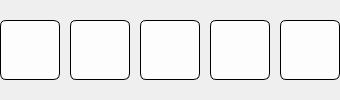
             <widget class="QFrame" name="frame_run_5">
              <property name="enabled">
               <bool>false</bool>
              </property>
              <property name="lineWidth">
               <number>0</number>
              </property>
              <layout class="QGridLayout" name="gridLayout_3">
               <property name="leftMargin">
                <number>0</number>
               </property>
               <property name="topMargin">
                <number>0</number>
               </property>
               <property name="rightMargin">
                <number>0</number>
               </property>
               <property name="bottomMargin">
                <number>0</number>
               </property>
               <property name="spacing">
                <number>10</number>
               </property>
               <item row="0" column="2">
                <widget class="QPushButton" name="pushButton_5_3">
                 <property name="minimumSize">
                  <size>
                   <width>60</width>
                   <height>60</height>
                  </size>
                 </property>
                 <property name="maximumSize">
                  <size>
                   <width>60</width>
                   <height>60</height>
                  </size>
                 </property>
                 <property name="focusPolicy">
                  <enum>Qt::ClickFocus</enum>
                 </property>
                 <property name="styleSheet">
                  <string notr="true">QPushButton
{
background-color: #fdfdfd;
color: black;
border: 1px solid black;
border-radius: 6px;
font-size: 26pt;
}

QPushButton:focus
{
 background-color: white;
border: 2px solid black;
}</string>
                 </property>
                 <property name="text">
                  <string/>
                 </property>
                </widget>
               </item>
               <item row="0" column="3">
                <widget class="QPushButton" name="pushButton_5_4">
                 <property name="minimumSize">
                  <size>
                   <width>60</width>
                   <height>60</height>
                  </size>
                 </property>
                 <property name="maximumSize">
                  <size>
                   <width>60</width>
                   <height>60</height>
                  </size>
                 </property>
                 <property name="focusPolicy">
                  <enum>Qt::ClickFocus</enum>
                 </property>
                 <property name="styleSheet">
                  <string notr="true">QPushButton
{
background-color: #fdfdfd;
color: black;
border: 1px solid black;
border-radius: 6px;
font-size: 26pt;
}

QPushButton:focus
{
 background-color: white;
border: 2px solid black;
}</string>
                 </property>
                 <property name="text">
                  <string/>
                 </property>
                </widget>
               </item>
               <item row="0" column="0">
                <widget class="QPushButton" name="pushButton_5_1">
                 <property name="minimumSize">
                  <size>
                   <width>60</width>
                   <height>60</height>
                  </size>
                 </property>
                 <property name="maximumSize">
                  <size>
                   <width>60</width>
                   <height>60</height>
                  </size>
                 </property>
                 <property name="focusPolicy">
                  <enum>Qt::ClickFocus</enum>
                 </property>
                 <property name="styleSheet">
                  <string notr="true">QPushButton
{
background-color: #fdfdfd;
color: black;
border: 1px solid black;
border-radius: 6px;
font-size: 26pt;
}

QPushButton:focus
{
 background-color: white;
border: 2px solid black;
}</string>
                 </property>
                 <property name="text">
                  <string/>
                 </property>
                </widget>
               </item>
               <item row="0" column="4">
                <widget class="QPushButton" name="pushButton_5_5">
                 <property name="minimumSize">
                  <size>
                   <width>60</width>
                   <height>60</height>
                  </size>
                 </property>
                 <property name="maximumSize">
                  <size>
                   <width>60</width>
                   <height>60</height>
                  </size>
                 </property>
                 <property name="focusPolicy">
                  <enum>Qt::ClickFocus</enum>
                 </property>
                 <property name="styleSheet">
                  <string notr="true">QPushButton
{
background-color: #fdfdfd;
color: black;
border: 1px solid black;
border-radius: 6px;
font-size: 26pt;
}

QPushButton:focus
{
 background-color: white;
border: 2px solid black;
}</string>
                 </property>
                 <property name="text">
                  <string/>
                 </property>
                </widget>
               </item>
               <item row="0" column="1">
                <widget class="QPushButton" name="pushButton_5_2">
                 <property name="minimumSize">
                  <size>
                   <width>60</width>
                   <height>60</height>
                  </size>
                 </property>
                 <property name="maximumSize">
                  <size>
                   <width>60</width>
                   <height>60</height>
                  </size>
                 </property>
                 <property name="focusPolicy">
                  <enum>Qt::ClickFocus</enum>
                 </property>
                 <property name="styleSheet">
                  <string notr="true">QPushButton
{
background-color: #fdfdfd;
color: black;
border: 1px solid black;
border-radius: 6px;
font-size: 26pt;
}

QPushButton:focus
{
 background-color: white;
border: 2px solid black;
}</string>
                 </property>
                 <property name="text">
                  <string/>
                 </property>
                </widget>
               </item>
              </layout>
             </widget>
